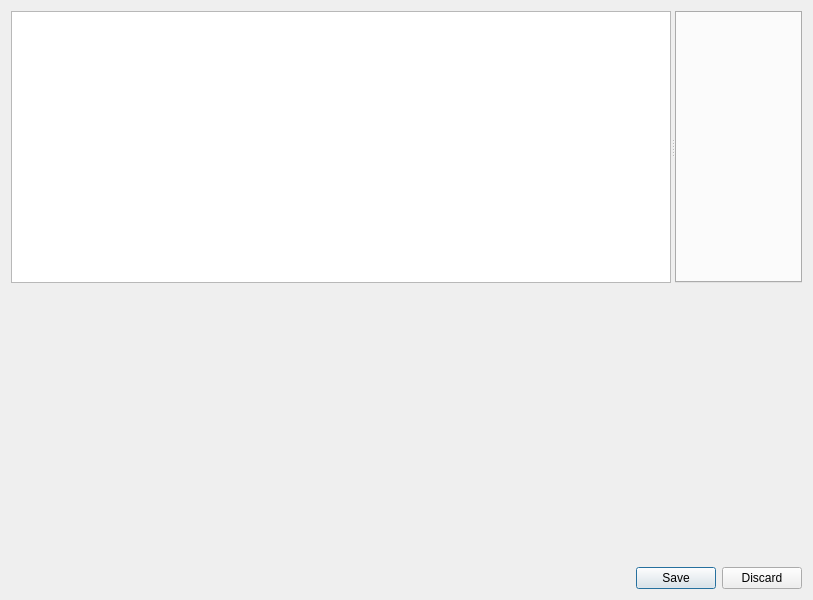
<?xml version="1.0" encoding="UTF-8"?>
<ui version="4.0">
 <class>LyricsEditor</class>
 <widget class="QDialog" name="LyricsEditor">
  <property name="geometry">
   <rect>
    <x>0</x>
    <y>0</y>
    <width>813</width>
    <height>600</height>
   </rect>
  </property>
  <property name="windowTitle">
   <string>Lyrics Editor</string>
  </property>
  <layout class="QVBoxLayout" name="layout_lyricseditor">
   <item>
    <widget class="QSplitter" name="splitter">
     <property name="orientation">
      <enum>Qt::Horizontal</enum>
     </property>
     <widget class="QListWidget" name="song_list">
      <property name="selectionMode">
       <enum>QAbstractItemView::ExtendedSelection</enum>
      </property>
     </widget>
     <widget class="QTabWidget" name="tab_widget"/>
    </widget>
   </item>
   <item>
    <widget class="BusyIndicator" name="loading_label" native="true"/>
   </item>
   <item>
    <widget class="QDialogButtonBox" name="button_box">
     <property name="standardButtons">
      <set>QDialogButtonBox::Discard|QDialogButtonBox::Save</set>
     </property>
    </widget>
   </item>
  </layout>
 </widget>
 <customwidgets>
  <customwidget>
   <class>BusyIndicator</class>
   <extends>QWidget</extends>
   <header>widgets/busyindicator.h</header>
  </customwidget>
 </customwidgets>
 <tabstops>
  <tabstop>song_list</tabstop>
  <tabstop>tab_widget</tabstop>
 </tabstops>
 <resources>
  <include location="../../data/icons.qrc"/>
 </resources>
 <connections>
  <connection>
   <sender>button_box</sender>
   <signal>accepted()</signal>
   <receiver>LyricsEditor</receiver>
   <slot>accept()</slot>
  </connection>
  <connection>
   <sender>button_box</sender>
   <signal>rejected()</signal>
   <receiver>LyricsEditor</receiver>
   <slot>reject()</slot>
  </connection>
 </connections>
</ui>
